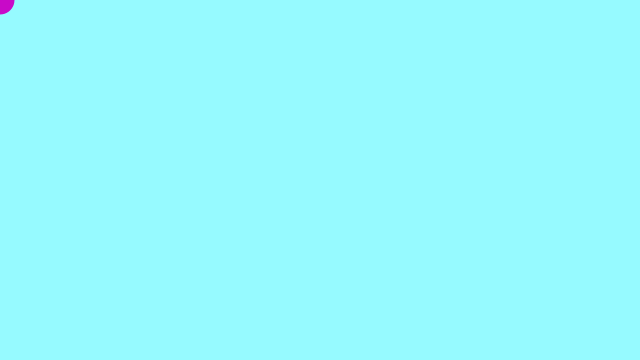
Frame 1 (no input)
Frame 60 (the mouse pressed at the canvas centre just before this capture): identical to frame 1, image omitted
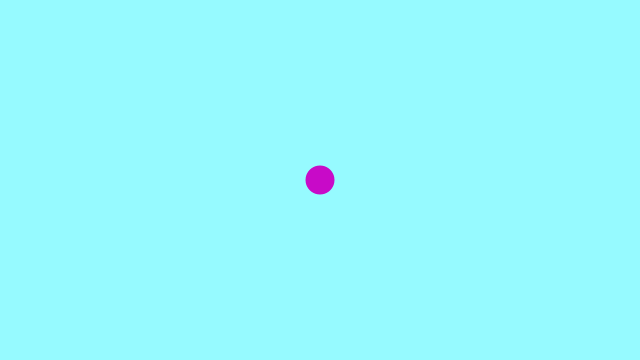
Frame 120 (the mouse held since frame 60 and released just before this capture)

The Processing sketch that drew these frames (run headless with seeded random() and noise(); from frame 60 on, the mouse is pressed at the canvas centre):

// Processing sketch: processing_154466
// ── processing_154466.pde

int num = 30;
float mx[] = new float[num];
float my[] = new float[num];

void setup() {
  size(640, 360);
  noStroke();
  fill(200,10,200); 
}

void draw() {
  background(150,250,255); 
  
  // Cycle through the array, using a different entry on each frame. 
  // Using modulo (%) like this is faster than moving all the values over.
  int which = frameCount % num;
  mx[which] = mouseX;
  my[which] = mouseY;
  
  for (int i = 0; i < num; i++) {
    // which+1 is the smallest (the oldest in the array)
    int index = (which+1 + i) % num;
    ellipse(mx[index], my[index], i, i);
  }
}
